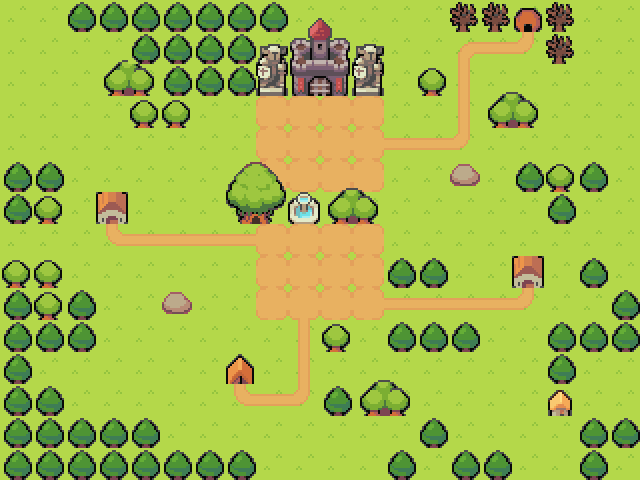

This game map was drawn from its Tiled (.tmx) file and the tilesets committed beside it. A one-line description and the trimmed map source follow:
An orthogonal 20x15 tile map with 32x32 px tiles, 3 tile layers (background, roads, buildings) and 9 objects (3x enemy_spawner, 3x npc, player, door, equipment).

<map version="1.0" orientation="orthogonal" renderorder="right-down" width="20" height="15" tilewidth="32" tileheight="32" nextobjectid="10">
 <tileset firstgid="1" name="tileset" tilewidth="32" tileheight="32" tilecount="240" columns="20">
  <image source="../images/tileset.png" width="640" height="384" />
 </tileset>
 <layer name="background" width="20" height="15">
  <data>[300 cells, 300 non-empty, 1 distinct tile ids]</data>
 </layer>
 <layer name="roads" width="20" height="15">
  <data>[300 cells, 47 non-empty, 6 distinct tile ids]</data>
 </layer>
 <layer name="buildings" width="20" height="15">
  <properties>
   <property name="collision" value="true" />
  </properties>
  <data>[300 cells, 110 non-empty, 25 distinct tile ids]</data>
 </layer>
 <objectgroup name="objects">
  <object id="1" name="enemy_spawner0" type="enemy_spawner" x="555" y="80" width="32" height="32">
   <properties>
    <property name="encounter" value="reptile" />
    <property name="group" value="enemy_spawners" />
    <property name="texture" value="goblin_image" />
   </properties>
  </object>
  <object id="2" name="enemy_spawner1" type="enemy_spawner" x="32" y="64" width="32" height="32">
   <properties>
    <property name="encounter" value="slime" />
    <property name="group" value="enemy_spawners" />
    <property name="texture" value="slime_image" />
   </properties>
  </object>
  <object id="3" name="enemy_spawner2" type="enemy_spawner" x="96" y="384" width="32" height="32">
   <properties>
    <property name="encounter" value="snake" />
    <property name="group" value="enemy_spawners" />
    <property name="texture" value="snake_image" />
   </properties>
  </object>
  <object id="4" name="player" type="player" x="288" y="256" width="32" height="32">
   <properties>
    <property name="group" value="players" />
    <property name="texture" value="player_spritesheet" />
    <property name="walking_speed" value="50" />
   </properties>
  </object>
  <object id="5" name="door0" type="door" x="512" y="6" width="32" height="32">
   <properties>
    <property name="group" value="doors" />
    <property name="next_level" value="assets/levels/cave.json" />
   </properties>
  </object>
  <object id="6" name="guard1" type="npc" x="320" y="96" width="32" height="32">
   <properties>
    <property name="group" value="npcs" />
    <property name="message" value="guard" />
    <property name="texture" value="guard_image" />
   </properties>
  </object>
  <object id="7" name="guard0" type="npc" x="288" y="96" width="32" height="32">
   <properties>
    <property name="group" value="npcs" />
    <property name="message" value="guard" />
    <property name="texture" value="guard_image" />
   </properties>
  </object>
  <object id="8" name="villager0" type="npc" x="448" y="224" width="32" height="32">
   <properties>
    <property name="group" value="npcs" />
    <property name="message" value="villager" />
    <property name="texture" value="villager_image" />
   </properties>
  </object>
  <object id="9" name="warrior_helmet" type="equipment" x="192" y="256" width="32" height="32">
   <properties>
    <property name="body_part" value="head" />
    <property name="bonus" type="int" value="5" />
    <property name="group" value="equipments" />
    <property name="stat" value="defense" />
    <property name="texture" value="warrior_helmet_image" />
    <property name="unit_name" value="warrior" />
   </properties>
  </object>
 </objectgroup>
</map>
